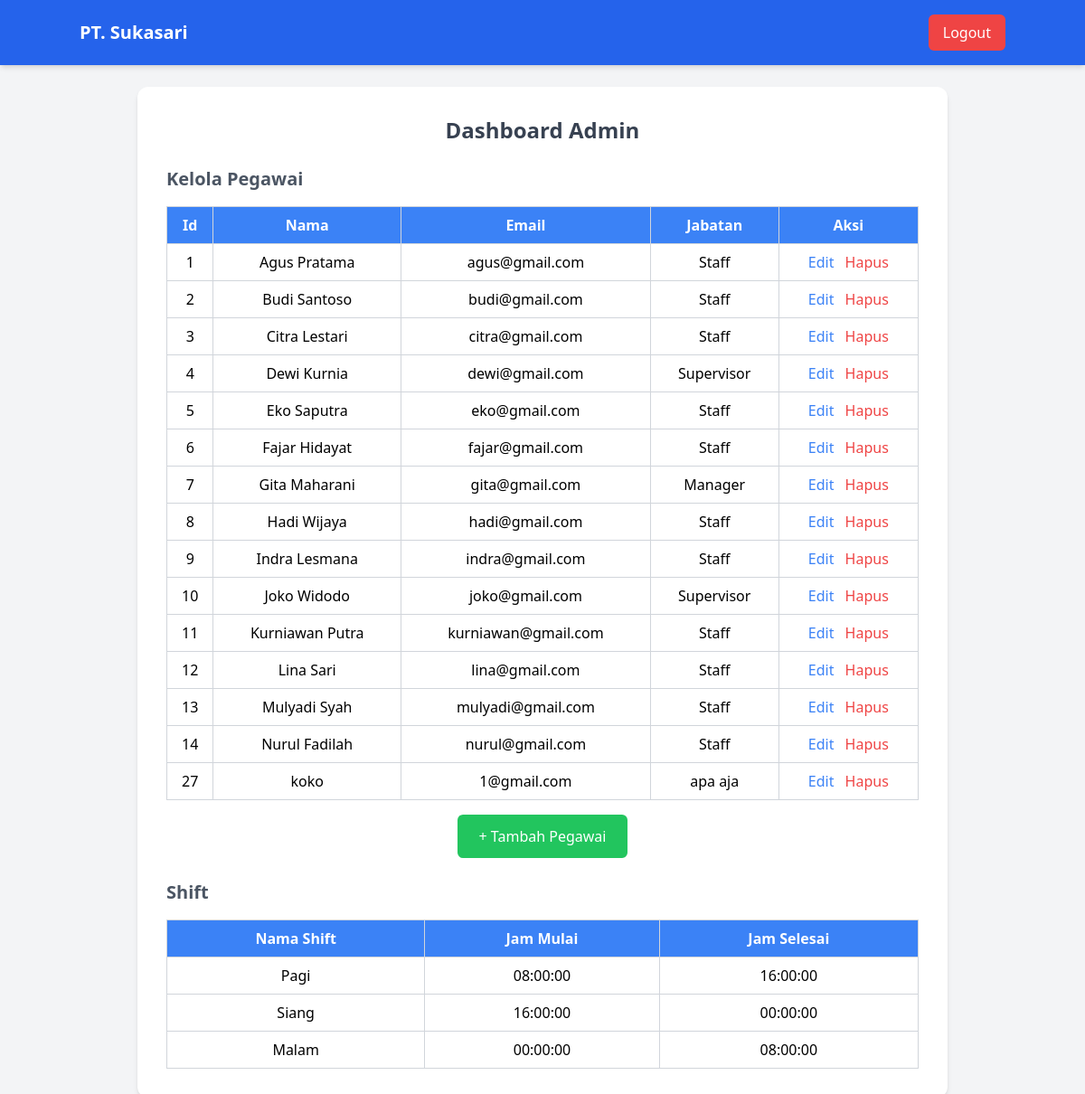
/dashboard_admin.php (signed in), run on the app's committed database.
### tables this page shows
CREATE TABLE `pegawai` (
  `id_pegawai` int(11) NOT NULL AUTO_INCREMENT,
  `nama` varchar(100) NOT NULL,
  `email` varchar(100) NOT NULL,
  `password` varchar(255) NOT NULL,
  `jabatan` varchar(50) DEFAULT NULL,
  `created_at` timestamp NOT NULL DEFAULT current_timestamp(),
  PRIMARY KEY (`id_pegawai`),
  UNIQUE KEY `email` (`email`)
);

CREATE TABLE `shift` (
  `id_shift` int(11) NOT NULL AUTO_INCREMENT,
  `nama_shift` varchar(50) NOT NULL,
  `jam_mulai` time NOT NULL,
  `jam_selesai` time NOT NULL,
  PRIMARY KEY (`id_shift`)
);

### dashboard_admin.php (the view, shortened to what this page needs)
<?php
require 'koneksi.php';
$query = "SELECT * FROM pegawai";
$pegawai_result = $koneksi->query($query);
$query = "SELECT * FROM shift";
$shift_result = $koneksi->query($query);
?>
<!DOCTYPE html>
<html lang="id">
<head>
    <script src="https://cdn.tailwindcss.com"></script>
</head>
<body class="bg-gray-100 min-h-screen flex flex-col">
    <nav class="bg-blue-600 text-white p-4 shadow-md">
        <div class="container mx-auto flex justify-between items-center">
            <h1 class="text-xl font-bold">PT. Sukasari</h1>
            <a href="logout.php" class="bg-red-500 px-4 py-2 rounded-md hover:bg-red-600 transition">Logout</a>
        </div>
    </nav>
    <div class="flex flex-grow justify-center items-center p-6">
        <div class="bg-white p-8 rounded-xl shadow-md w-full max-w-4xl">
            <h2 class="text-2xl font-bold text-gray-700 text-center">Dashboard Admin</h2>
            <h3 class="text-xl font-bold text-gray-600 mt-6">Kelola Pegawai</h3>
            <table class="w-full mt-4 border-collapse border border-gray-300">
                <thead>
                    <tr class="bg-blue-500 text-white">
                        <th class="border border-gray-300 p-2">Id</th>
                        <th class="border border-gray-300 p-2">Nama</th>
                        <th class="border border-gray-300 p-2">Email</th>
                        <th class="border border-gray-300 p-2">Jabatan</th>
                        <th class="border border-gray-300 p-2">Aksi</th>
                    </tr>
                </thead>
                <tbody>
                    <?php while ($pegawai = $pegawai_result->fetch_assoc()): ?>
                        <tr class="text-center bg-white hover:bg-gray-100">
                            <td class="border border-gray-300 p-2"><?php echo $pegawai['id_pegawai']; ?></td>
                            <td class="border border-gray-300 p-2"><?php echo $pegawai['nama']; ?></td>
                            <td class="border border-gray-300 p-2"><?php echo $pegawai['email']; ?></td>
                            <td class="border border-gray-300 p-2"><?php echo $pegawai['jabatan']; ?></td>
                            <td class="border border-gray-300 p-2">
                                <a href="edit_pegawai.php?id=<?php echo $pegawai['id_pegawai']; ?>" class="text-blue-500">Edit</a>
                                <a href="#" class="text-red-500 ml-2" onclick="konfirmasiHapus(<?php echo $pegawai['id_pegawai']; ?>)">Hapus</a>
                            </td>
                        </tr>
                    <?php endwhile; ?>
                </tbody>
            </table>
            <div class="mt-4 flex justify-center">
                <a href="tambah_pegawai.php" class="bg-green-500 text-white px-6 py-3 rounded-md hover:bg-green-600 transition">
                    + Tambah Pegawai
                </a>
            </div>
            <h3 class="text-xl font-bold text-gray-600 mt-6">Shift</h3>
            <table class="w-full mt-4 border-collapse border border-gray-300">
                <thead>
                    <tr class="bg-blue-500 text-white">
                        <th class="border border-gray-300 p-2">Nama Shift</th>
                        <th class="border border-gray-300 p-2">Jam Mulai</th>
                        <th class="border border-gray-300 p-2">Jam Selesai</th>
                    </tr>
                </thead>
                <tbody>
                    <?php while ($shift = $shift_result->fetch_assoc()): ?>
                        <tr class="text-center bg-white hover:bg-gray-100">
                            <td class="border border-gray-300 p-2"><?php echo $shift['nama_shift']; ?></td>
                            <td class="border border-gray-300 p-2"><?php echo $shift['jam_mulai']; ?></td>
                            <td class="border border-gray-300 p-2"><?php echo $shift['jam_selesai']; ?></td>
                        </tr>
                    <?php endwhile; ?>
                </tbody>
            </table>
        </div>
    </div>
</body>
</html>

### data on the page
pegawai: id_pegawai "1", nama "Agus Pratama", email "agus@gmail.com", jabatan "Staff"
pegawai: id_pegawai "2", nama "Budi Santoso", email "budi@gmail.com", jabatan "Staff"
pegawai: id_pegawai "3", nama "Citra Lestari", email "citra@gmail.com", jabatan "Staff"
pegawai: id_pegawai "4", nama "Dewi Kurnia", email "dewi@gmail.com", jabatan "Supervisor"
pegawai: id_pegawai "5", nama "Eko Saputra", email "eko@gmail.com", jabatan "Staff"
pegawai: id_pegawai "6", nama "Fajar Hidayat", email "fajar@gmail.com", jabatan "Staff"
pegawai: id_pegawai "7", nama "Gita Maharani", email "gita@gmail.com", jabatan "Manager"
pegawai: id_pegawai "8", nama "Hadi Wijaya", email "hadi@gmail.com", jabatan "Staff"
pegawai: id_pegawai "9", nama "Indra Lesmana", email "indra@gmail.com", jabatan "Staff"
pegawai: id_pegawai "10", nama "Joko Widodo", email "joko@gmail.com", jabatan "Supervisor"
pegawai: id_pegawai "11", nama "Kurniawan Putra", email "kurniawan@gmail.com", jabatan "Staff"
pegawai: id_pegawai "12", nama "Lina Sari", email "lina@gmail.com", jabatan "Staff"
pegawai: id_pegawai "13", nama "Mulyadi Syah", email "mulyadi@gmail.com", jabatan "Staff"
pegawai: id_pegawai "14", nama "Nurul Fadilah", email "nurul@gmail.com", jabatan "Staff"
pegawai: id_pegawai "27", nama "koko", email "1@gmail.com", jabatan "apa aja"
shift: nama_shift "Pagi", jam_mulai "08:00:00", jam_selesai "16:00:00"
shift: nama_shift "Siang", jam_mulai "16:00:00", jam_selesai "00:00:00"
shift: nama_shift "Malam", jam_mulai "00:00:00", jam_selesai "08:00:00"
